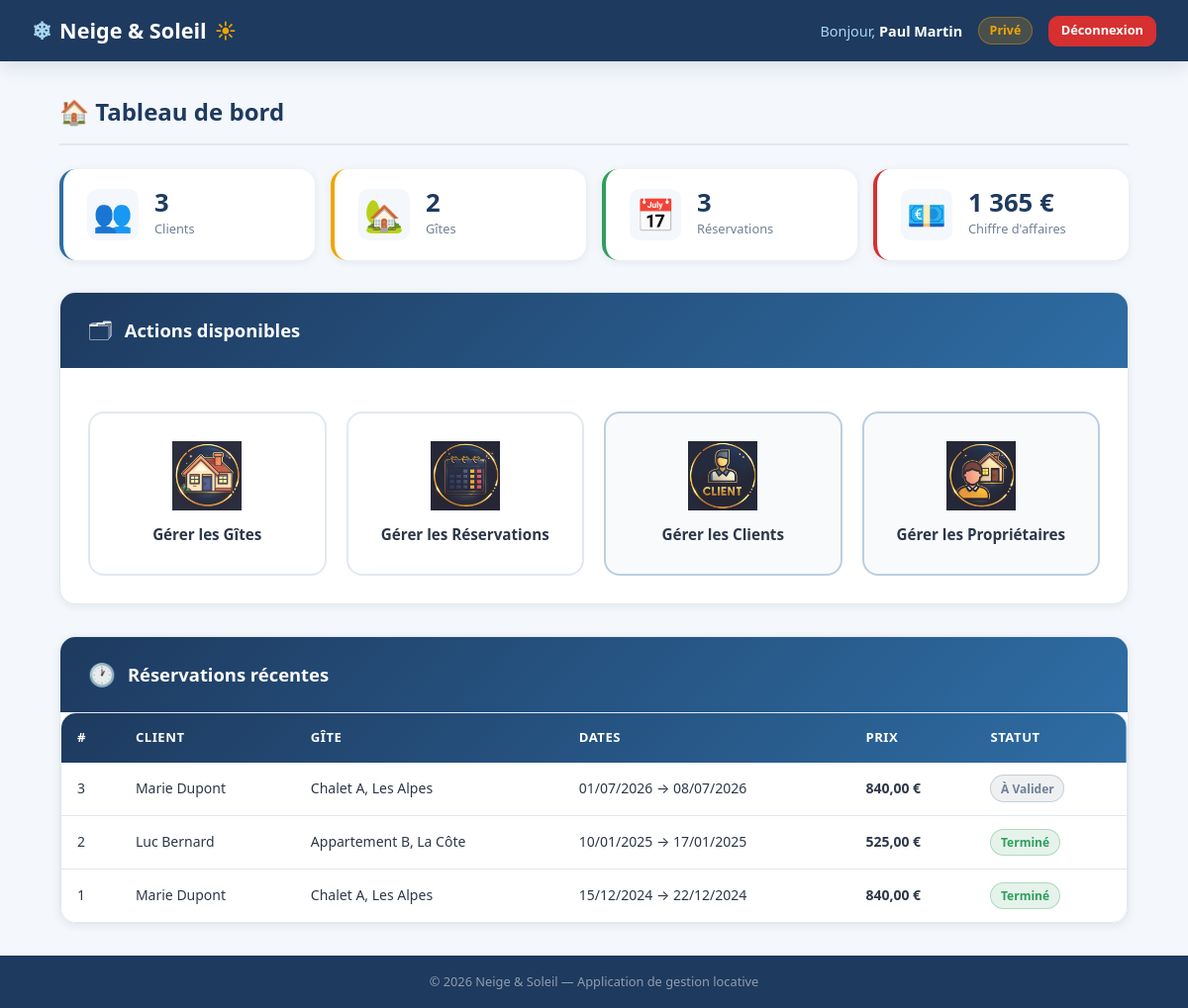
The app's page /index.php?page=home (signed in) with its own data.
### tables this page shows
CREATE TABLE reservation (
    idreservation INT            PRIMARY KEY AUTO_INCREMENT,
    datedebut     DATE           NOT NULL,
    datefin       DATE           NOT NULL,
    prix          DECIMAL(10,2)  NOT NULL,
    transport     ENUM('voiture','train','avion') NOT NULL DEFAULT 'voiture',
    assurance     TINYINT(1)     NOT NULL DEFAULT 0,
    idclient      INT            NOT NULL,
    idgite        INT            NOT NULL,
    statut_r      ENUM('en cours','terminé','non réservé','à valider') NOT NULL DEFAULT 'en cours',
    rapport       TEXT           NULL,
    CONSTRAINT fk_reservation_client
        FOREIGN KEY (idclient) REFERENCES client(idclient)
        ON DELETE CASCADE ON UPDATE CASCADE,
    CONSTRAINT fk_reservation_gite
        FOREIGN KEY (idgite) REFERENCES gite(idgite)
        ON DELETE CASCADE ON UPDATE CASCADE
);

CREATE TABLE client (
    idclient    INT          PRIMARY KEY AUTO_INCREMENT,
    nom         VARCHAR(50)  NOT NULL,
    prenom      VARCHAR(50)  NOT NULL,
    adresse     VARCHAR(150) UNIQUE NOT NULL,
    email       VARCHAR(150) UNIQUE NOT NULL,
    mdp         VARCHAR(255) NOT NULL,
    telephone   BIGINT       UNIQUE NOT NULL,
    idcategorie INT          NULL DEFAULT NULL,
    CONSTRAINT fk_client_categorie
        FOREIGN KEY (idcategorie) REFERENCES categorie(idcategorie)
        ON DELETE SET NULL ON UPDATE CASCADE
);

CREATE TABLE gite (
    idgite    INT          PRIMARY KEY AUTO_INCREMENT,
    adresse   VARCHAR(150) UNIQUE NOT NULL,
    surface   INT          NOT NULL,
    nbpieces  INT          NOT NULL,
    loyer     INT          NOT NULL,
    idproprio INT          NOT NULL,
    CONSTRAINT fk_gite_proprio
        FOREIGN KEY (idproprio) REFERENCES proprio(idproprio)
        ON DELETE CASCADE ON UPDATE CASCADE
);

### index.php (called while the page is built)
<?php
require_once 'controleur/controleur.class.php';
$controleur = new Controleur();
$controleur->gererRequete();

### modele/config_db.php (called while the page is built)
<?php
class ConnexionDB {
    private static ?ConnexionDB $instance = null;
    private PDO $pdo;
    private function __construct() {
        $host    = 'localhost';
        $db      = 'n&s_31_jv';
        $user    = 'root';
        $pass    = '';
        $charset = 'utf8mb4';
        $dsn     = "mysql:host=$host;dbname=$db;charset=$charset";
        $options = [
            PDO::ATTR_ERRMODE            => PDO::ERRMODE_EXCEPTION,
            PDO::ATTR_DEFAULT_FETCH_MODE => PDO::FETCH_ASSOC,
            PDO::ATTR_EMULATE_PREPARES   => false,
        ];
        try {
            $this->pdo = new PDO($dsn, $user, $pass, $options);
        } catch (PDOException $e) {
            die(json_encode(['erreur' => 'Connexion impossible : ' . $e->getMessage()]));
        }
    }
    public static function getInstance(): ConnexionDB {
        if (self::$instance === null) {
            self::$instance = new ConnexionDB();
        }
        return self::$instance;
    }
    public function getPDO(): PDO {
        return $this->pdo;
    }
}

### modele/modele.class.php (called while the page is built, shortened)
<?php
require_once 'config_db.php';
class Modele {
    protected PDO $pdo;
    public function __construct() {
        $this->pdo = ConnexionDB::getInstance()->getPDO();
    }
    public function compterTable(string $table): int {
        $tables_autorisees = ['client', 'proprio', 'gite', 'reservation'];
        $stmt = $this->pdo->query("SELECT COUNT(*) FROM `$table`");
        return (int)$stmt->fetchColumn();
    }
    public function chiffreAffaires(): float {
        $stmt = $this->pdo->query("SELECT COALESCE(SUM(prix), 0) FROM reservation WHERE statut_r = 'terminé'");
        return (float)$stmt->fetchColumn();
    }
    public function reservationsRecentes(int $limit = 5): array {
        $stmt = $this->pdo->prepare(
            "SELECT r.idreservation, r.datedebut, r.datefin, r.prix, r.statut_r,
                    c.nom AS client_nom, c.prenom AS client_prenom,
                    g.adresse AS gite_adresse
             FROM reservation r
             INNER JOIN client c ON r.idclient = c.idclient
             INNER JOIN gite   g ON r.idgite   = g.idgite
             ORDER BY r.idreservation DESC
             LIMIT :lim"
        );
        $stmt->bindValue(':lim', $limit, PDO::PARAM_INT);
        $stmt->execute();
        return $stmt->fetchAll();
    }
}

### vue/home.php (the view, shortened to what this page needs)
<?php
$statut         = $_SESSION['user_statut'] ?? 'client';
$stats          = $stats ?? [];
$estProprio     = in_array($statut, ['admin', 'privé', 'public'], true);
require '_layout_header.php';
?>
    <div class="page-title">
        🏠 Tableau de bord
    </div>
    <?php if ($estProprio && !empty($stats)): ?>
    <div class="stats-grid">
        <div class="stat-card">
            <div class="stat-icon">👥</div>
            <div class="stat-info">
                <div class="value"><?php echo $stats['nb_clients']; ?></div>
                <div class="label">Clients</div>
            </div>
        </div>
        <div class="stat-card accent">
            <div class="stat-icon">🏡</div>
            <div class="stat-info">
                <div class="value"><?php echo $stats['nb_gites']; ?></div>
                <div class="label">Gîtes</div>
            </div>
        </div>
        <div class="stat-card success">
            <div class="stat-icon">📅</div>
            <div class="stat-info">
                <div class="value"><?php echo $stats['nb_reservations']; ?></div>
                <div class="label">Réservations</div>
            </div>
        </div>
        <div class="stat-card danger">
            <div class="stat-icon">💶</div>
            <div class="stat-info">
                <div class="value"><?php echo number_format($stats['chiffre'], 0, ',', ' '); ?> €</div>
                <div class="label">Chiffre d'affaires</div>
            </div>
        </div>
    </div>
    <?php endif; ?>
    <div class="card" style="margin-bottom:2rem">
        <div class="card-header">
            <span class="icon">🗂</span>
            <h3>Actions disponibles</h3>
        </div>
        <div class="card-body">
            <div class="menu-grid">
                <a href="index.php?page=gestion_gite" class="menu-item">
                    <img src="images/gite_house.png" alt="Gîtes">
                    Gérer les Gîtes
                </a>
                <a href="index.php?page=gestion_reservation" class="menu-item">
                    <img src="images/reservation_calendar.png" alt="Réservations">
                    Gérer les Réservations
                </a>
                <?php if ($estProprio): ?>
                <a href="index.php?page=gestion_client" class="menu-item admin-only">
                    <img src="images/client_icone.png" alt="Clients">
                    Gérer les Clients
                </a>
                <a href="index.php?page=gestion_proprio" class="menu-item admin-only">
                    <img src="images/proprio_user.png" alt="Propriétaires">
                    Gérer les Propriétaires
                </a>
                <?php endif; ?>
            </div>
        </div>
    </div>
    <?php if ($estProprio && !empty($stats['recentes'])): ?>
    <div class="card">
        <div class="card-header">
            <span class="icon">🕐</span>
            <h3>Réservations récentes</h3>
        </div>
        <div class="card-body" style="padding:0">
            <div class="table-wrapper">
                <table>
                    <thead>
                        <tr>
                            <th>#</th>
                            <th>Client</th>
                            <th>Gîte</th>
                            <th>Dates</th>
                            <th>Prix</th>
                            <th>Statut</th>
                        </tr>
                    </thead>
                    <tbody>
                        <?php foreach ($stats['recentes'] as $r): ?>
                        <tr>
                            <td><?php echo $r['idreservation']; ?></td>
                            <td><?php echo htmlspecialchars($r['client_prenom'] . ' ' . $r['client_nom']); ?></td>
                            <td><?php echo htmlspecialchars($r['gite_adresse']); ?></td>
                            <td><?php echo date('d/m/Y', strtotime($r['datedebut'])); ?> → <?php echo date('d/m/Y', strtotime($r['datefin'])); ?></td>
                            <td><strong><?php echo number_format($r['prix'], 2, ',', ' '); ?> €</strong></td>
                            <td>
                                <?php
                                $badge_class = match($r['statut_r']) {
                                    'en cours' => 'badge-encours',
                                    'terminé'  => 'badge-termine',
                                    default    => 'badge-nonresa',
                                };
                                ?>
                                <span class="badge <?php echo $badge_class; ?>"><?php echo ucfirst($r['statut_r']); ?></span>
                            </td>
                        </tr>
                        <?php endforeach; ?>
                    </tbody>
                </table>
            </div>
        </div>
    </div>
    <?php endif; ?>
<?php require '_layout_footer.php'; ?>

### controleur/controleur.class.php (shortened to what this page needs)
<?php
require_once 'modele/modele.class.php';
class Controleur {
    protected Modele $modele;
    public function __construct() {
        $this->modele = new Modele();
    }
    public function gererRequete(): void {
        $page = filter_input(INPUT_GET, 'page', FILTER_SANITIZE_SPECIAL_CHARS) ?? 'connexion';
        match ($page) {
            'connexion'              => $this->gererConnexion(),
            'deconnexion'            => $this->gererDeconnexion(),
            'home'                   => $this->gererHome(),
            'gestion_client'         => $this->autoriserProprio() && $this->gererCrud('client'),
            'gestion_proprio'        => $this->autoriserProprio() && $this->gererCrud('proprio'),
            'gestion_gite'           => $this->autoriserConnecte() && $this->gererCrud('gite'),
            'gestion_reservation'    => $this->autoriserConnecte() && $this->gererCrud('reservation'),
            'vue_insert_client'      => $this->gererFormulaire('client'),
            'vue_insert_gite'        => $this->gererFormulaire('gite'),
            'vue_insert_proprio'     => $this->gererFormulaire('proprio'),
            'vue_insert_reservation' => $this->gererFormulaire('reservation'),
            default                  => $this->vue('erreur', ['message' => 'Page introuvable.']),
        };
    }
    private function gererHome(): void {
        $stats = [];
        if ($this->estProprio()) {
            $stats = [
                'nb_clients'      => $this->modele->compterTable('client'),
                'nb_gites'        => $this->modele->compterTable('gite'),
                'nb_reservations' => $this->modele->compterTable('reservation'),
                'chiffre'         => $this->modele->chiffreAffaires(),
                'recentes'        => $this->modele->reservationsRecentes(5),
            ];
        }
        $this->vue('home', ['stats' => $stats]);
    }
    protected function vue(string $nom, array $donnees = []): void {
        extract($donnees);
        $chemin = 'vue/' . $nom . '.php';
        if (file_exists($chemin)) {
            require $chemin;
        } else {
            $message = "Vue '$nom' introuvable.";
            require 'vue/erreur.php';
        }
    }
    private function estProprio(): bool {
        return in_array($_SESSION['user_statut'] ?? '', ['admin', 'privé', 'public'], true);
    }
}

### vue/_layout_header.php (shortened to what this page needs)
<?php
$statut  = $_SESSION['user_statut'] ?? '';
$nom_user = $_SESSION['user_nom']   ?? '';
?>
<!DOCTYPE html>
<html lang="fr">
<head>
    <link rel="stylesheet" href="css/style.css">
</head>
<body>
<div class="page-wrapper">
<nav class="navbar">
    <a href="index.php?page=home" class="navbar-brand">
        <span class="snowflake">❄</span>
        Neige &amp; Soleil
        <span class="sun">☀</span>
    </a>
    <?php if ($nom_user): ?>
    <div class="navbar-user">
        <span>Bonjour, <strong style="color:#fff"><?php echo htmlspecialchars($nom_user); ?></strong></span>
        <span class="badge-statut"><?php echo ucfirst($statut); ?></span>
        <a href="index.php?page=deconnexion" class="btn btn-danger btn-sm">Déconnexion</a>
    </div>
    <?php endif; ?>
</nav>
<div class="container">

### vue/_layout_footer.php (shortened to what this page needs)
</div>
<footer class="footer">
    &copy; <?php echo date('Y'); ?> Neige &amp; Soleil — Application de gestion locative
</footer>
</div>
</body>
</html>

### records on screen
reservation: idreservation "3", idclient.nom "Marie Dupont", idgite.adresse "Chalet A, Les Alpes", datedebut "01/07/2026", datefin "08/07/2026", prix "840,00", statut_r "À Valider"
reservation: idreservation "2", idclient.nom "Luc Bernard", idgite.adresse "Appartement B, La Côte", datedebut "10/01/2025", datefin "17/01/2025", prix "525,00", statut_r "Terminé"
reservation: idreservation "1", idclient.nom "Marie Dupont", idgite.adresse "Chalet A, Les Alpes", datedebut "15/12/2024", datefin "22/12/2024", prix "840,00", statut_r "Terminé"

### other values on screen
$nom_user "Paul Martin"
$statut "Privé"
$stats['nb_clients'] "3"
$stats['nb_gites'] "2"
$stats['nb_reservations'] "3"
$stats['chiffre'] "1 365"
